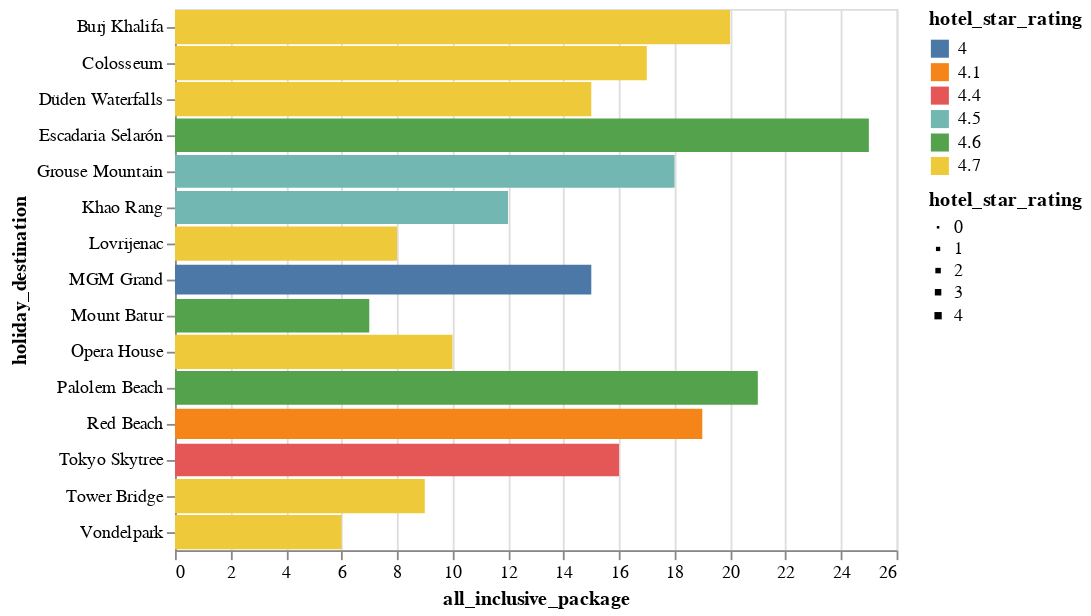

Notebook code cell kept with this figure:
### Code cell
barPlot = alt.Chart(dataset).mark_bar().encode(
    x='all_inclusive_package', 
    y='holiday_destination',
    size ='hotel_star_rating',
    color='hotel_star_rating:N'
).interactive()
barPlot

### Figure 1 — Vega-Lite specification as saved in the notebook (floating-point values rounded to 4 significant figures)
{"config": {"view": {"continuousWidth": 400, "continuousHeight": 300}}, "data": {"name": "data-dd9fd859cdad3a09d77f58896ce38134"}, "mark": "bar", "encoding": {"color": {"field": "hotel_star_rating", "type": "nominal"}, "size": {"field": "hotel_star_rating", "type": "quantitative"}, "x": {"field": "all_inclusive_package", "type": "quantitative"}, "y": {"field": "holiday_destination", "type": "nominal"}}, "selection": {"selector004": {"type": "interval", "bind": "scales", "encodings": ["x", "y"]}}, "$schema": "https://vega.github.io/schema/vega-lite/v4.17.0.json", "datasets": {"data-dd9fd859cdad3a09d77f58896ce38134": [{"holiday_destination": "Burj Khalifa", "most_visited_city": "Dubai", "country": "UAE", "all_inclusive_package": 20, "feedback_score": "Excellent", "hotel_star_rating": 4.7, "average_review_score": 9.6}, {"holiday_destination": "MGM Grand", "most_visited_city": "Las Vegas", "country": "USA", "all_inclusive_package": 15, "feedback_score": "Very Good", "hotel_star_rating": 4.0, "average_review_score": 8.9}, {"holiday_destination": "Tower Bridge", "most_visited_city": "London", "country": "UK", "all_inclusive_package": 9, "feedback_score": "Excellent", "hotel_star_rating": 4.7, "average_review_score": 8.6}, {"holiday_destination": "Tokyo Skytree", "most_visited_city": "Tokyo", "country": "Japan", "all_inclusive_package": 16, "feedback_score": "Very Good", "hotel_star_rating": 4.4, "average_review_score": 8.4}, {"holiday_destination": "Palolem Beach", "most_visited_city": "Goa", "country": "India", "all_inclusive_package": 21, "feedback_score": "Excellent", "hotel_star_rating": 4.6, "average_review_score": 8.2}, {"holiday_destination": "Khao Rang", "most_visited_city": "Phuket", "country": "Thailand", "all_inclusive_package": 12, "feedback_score": "Very Good", "hotel_star_rating": 4.5, "average_review_score": 7.3}, {"holiday_destination": "Mount Batur", "most_visited_city": "Bali", "country": "Indonesia", "all_inclusive_package": 7, "feedback_score": "Excellent", "hotel_star_rating": 4.6, "average_review_score": 8.2}, {"holiday_destination": "Escadaria Selarón", "most_visited_city": "Rio de Janeiro", "country": "Brazil", "all_inclusive_package": 25, "feedback_score": "Excellent", "hotel_star_rating": 4.6, "average_review_score": 8.2}, {"holiday_destination": "Grouse Mountain", "most_visited_city": "Vancouver", "country": "Canada", "all_inclusive_package": 18, "feedback_score": "Excellent", "hotel_star_rating": 4.5, "average_review_score": 7.5}, {"holiday_destination": "Lovrijenac", "most_visited_city": "Dubrovnik", "country": "Croatia", "all_inclusive_package": 8, "feedback_score": "Excellent", "hotel_star_rating": 4.7, "average_review_score": 8.6}, {"holiday_destination": "Red Beach", "most_visited_city": "Santorini", "country": "Greece", "all_inclusive_package": 19, "feedback_score": "Very Good", "hotel_star_rating": 4.1, "average_review_score": 6.9}, {"holiday_destination": "Düden Waterfalls", "most_visited_city": "Antalya", "country": "Turkey", "all_inclusive_package": 15, "feedback_score": "Excellent", "hotel_star_rating": 4.7, "average_review_score": 8.3}, {"holiday_destination": "Colosseum", "most_visited_city": "Rome", "country": "Italy", "all_inclusive_package": 17, "feedback_score": "Excellent", "hotel_star_rating": 4.7, "average_review_score": 7.5}, {"holiday_destination": "Opera House", "most_visited_city": "Sydney", "country": "Australia", "all_inclusive_package": 10, "feedback_score": "Excellent", "hotel_star_rating": 4.7, "average_review_score": 9.3}, {"holiday_destination": "Vondelpark", "most_visited_city": "Amsterdam", "country": "Netherlands", "all_inclusive_package": 6, "feedback_score": "Excellent", "hotel_star_rating": 4.7, "average_review_score": 8.3}]}}
